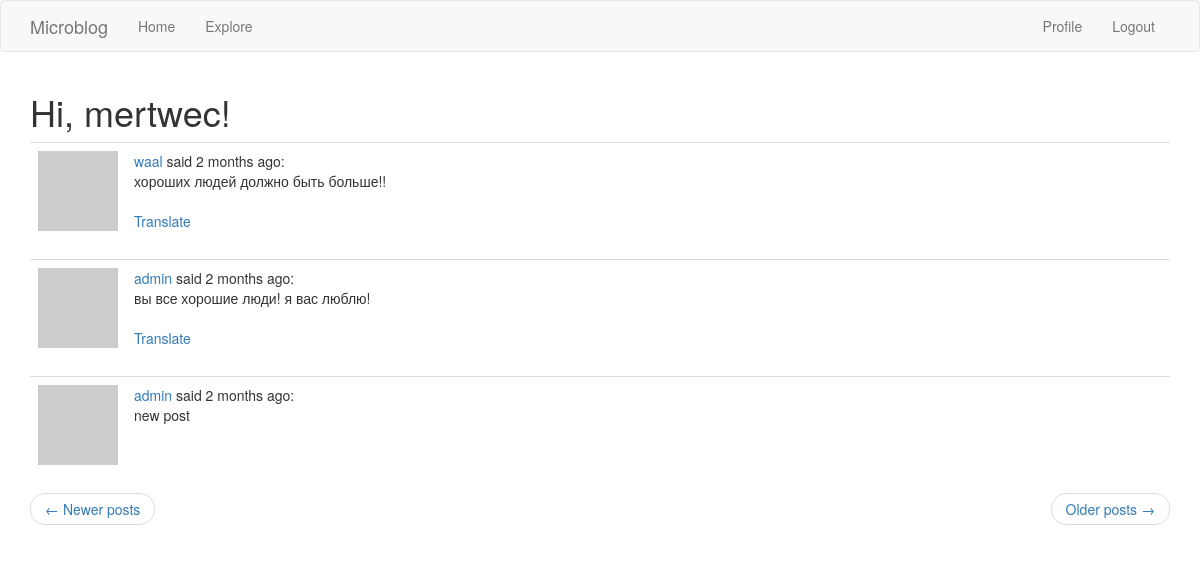
The page /explore?page=2 (signed in) on the database its author committed.
### app/models.py (models this page shows, shortened)
class User(db.Model, UserMixin):
    id = db.Column(db.Integer, primary_key=True)
    username = db.Column(db.String(64), index=True, unique=True)
    email = db.Column(db.String(120), index=True, unique=True)
    password_hash = db.Column(db.String(128))
    about_me = db.Column(db.String(256))
    last_seen = db.Column(db.DateTime, default=datetime.utcnow)
    posts = db.relationship('Post', backref='author', lazy='dynamic')
    """followers.c.follower_id «c» — это атрибут таблиц SQLAlchemy,
    которые не определены как модели. Для этих таблиц столбцы таблицы
    отображаются как субатрибуты этого атрибута «c»."""
    followed = db.relationship(
        'User', secondary=followers,
        primaryjoin=(followers.c.follower_id == id),
        secondaryjoin=(followers.c.followed_id == id),
        backref=db.backref('followers', lazy='dynamic'), lazy='dynamic')
    """ рассмотрим все аргументы вызова db.relationship() один за другим:

'User' — это правая сторона связи (левая сторона — это родительский класс).
Поскольку это самореферентное отношение, я должен использовать тот же класс
 с обеих сторон.

secondary кофигурирует таблицу ассоциаций, которая используется для этой
связи, которую я определил прямо над этим классом.

primaryjoin указывает условие, которое связывает объект левой стороны
(follower user) с таблицей ассоциаций. Условием объединения для левой
стороны связи является идентификатор пользователя, соответствующий полю
follower_id таблицы ассоциаций. Выражение followers.c.follower_id ссылается
на столбец follower_id таблицы ассоциаций.

secondaryjoin определяет условие, которое связывает объект правой стороны
 (followed user) с таблицей ассоциаций. Это условие похоже на primaryjoin,
  с той лишь разницей, что теперь я использую followed_id, который является
  другим внешним ключом в таблице ассоциаций.

backref определяет, как эта связь будет доступна из правой части объекта.
С левой стороны отношения пользователи называются followed, поэтому с
правой стороны я буду использовать имя followers, чтобы представить
всех пользователей левой стороны, которые связаны с целевым пользователем
в правой части. Дополнительный lazy аргумент указывает режим выполнения
этого запроса. Режим dynamic настройки запроса не позволяет запускаться
до тех пор, пока не будет выполнен конкретный запрос, что также связано
с тем, как установлено отношения «один ко многим».

-lazy похож на параметр с тем же именем в backref, но этот относится
к левой, а не к правой стороне.
"""
    def avatar(self, size=80):
        digest = md5(self.email.lower().encode('utf-8')).hexdigest()
        return 'https://www.gravatar.com/avatar/{}?d=identicon&s={}'.format(
            digest, size)

class Post(db.Model):
    __tablename__ = 'post'
    __searchable__ = ['body', ]
    id = db.Column(db.Integer, primary_key=True)
    body = db.Column(db.String(140))
    timestamp = db.Column(db.DateTime, index=True, default=datetime.utcnow)
    user_id = db.Column(db.Integer, db.ForeignKey('user.id'))
    language = db.Column(db.String(5))

### app/main/route.py (the view)
@bp.route('/explore')
@login_required
def explore():
    page = request.args.get('page', default=1, type=int)
    posts = Post.query.order_by(Post.timestamp.desc()).paginate(
        page, current_app.config['POSTS_PER_PAGE'], False)
    next_url = url_for('main.explore', page=posts.next_num) \
        if posts.has_next else None
    prev_url = url_for('main.explore', page=posts.prev_num) \
        if posts.has_prev else None
    return render_template('index.html', title='Explore',
                           posts=posts.items,
                           next_url=next_url, prev_url=prev_url)

### app/main/route.py (called while the page is built)
@bp.before_request
def before_request():
    if current_user.is_authenticated:
        current_user.last_seen = datetime.utcnow()
        db.session.commit()

### app/models.py (called while the page is built)
@login.user_loader
def load_user(id):
    return User.query.get(int(id))

### app/templates/index.html (shortened to what this page needs)
{% extends "base.html" %}
{% import 'bootstrap/wtf.html' as wtf %}
{% block app_content %}
    <h1>Hi, {{ current_user.username }}!</h1>
    {% for post in posts %}
        {% include '_post.html' %}
    {% endfor %}
    <nav aria-label="...">
        <ul class="pager">
            <li class="previous{% if not prev_url %} disabled{% endif %}">
                <a href="{{ prev_url or '#' }}">
                    <span aria-hidden="true">&larr;</span> Newer posts
                </a>
            </li>
            <li class="next{% if not next_url %} disabled {% endif %}">
                <a href="{{ next_url or '#' }}">
                    Older posts <span aria-hidden="true">&rarr;</span>
                </a>
            </li>
        </ul>
    </nav>
{% endblock %}

### app/templates/_post.html
    <table class="table table-hover">
        <tr>
            <td width="70px">
                <a href="{{ url_for('main.user', username=post.author.username) }}">
                    <img src="{{ post.author.avatar(70) }}" />
                </a>
            </td>
            <td>
                <a href="{{ url_for('main.user', username=post.author.username) }}">
                    {{ post.author.username }} </a>
                said {{ moment(post.timestamp).fromNow() }}:
                <br>
                {{ post.body }}
                {% if post.language and post.language != g.locale %}
                    <br><br>
                    <a href="#">{{'Translate' }}</a>
                {% endif %}
            </td>
        </tr>
    </table>

### rows shown on the page
User: username "mertwec"
Post: author.username "waal", timestamp "2 months ago", body "хороших людей должно быть больше!!", value "Translate"
Post: author.username "admin", timestamp "2 months ago", body "вы все хорошие люди! я вас люблю!", value "Translate"
Post: author.username "admin", timestamp "2 months ago", body "new post"
